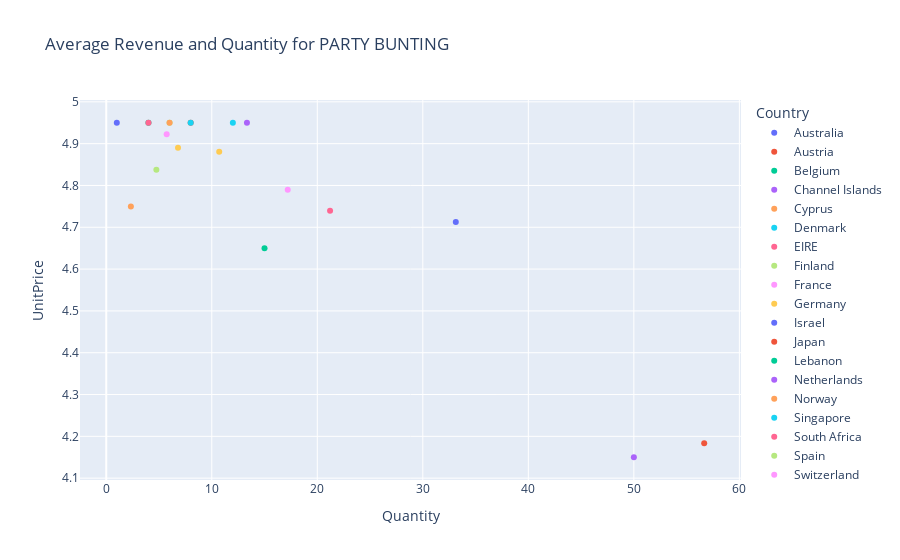

The code cell stored with this chart in its notebook:
### Code cell
fig = px.scatter(avg_filter, x="Quantity", y="UnitPrice", color="Country", title="Average Revenue and Quantity for PARTY BUNTING")
fig.show()

### Figure 1 — Plotly figure (JSON) as saved in the notebook; plotly's stock layout.template omitted (floating-point values rounded to 4 significant figures)
{"data": [{"hovertemplate": "Country=Australia<br>Quantity=%{x}<br>UnitPrice=%{y}<extra></extra>", "legendgroup": "Australia", "marker": {"color": "#636efa", "symbol": "circle"}, "mode": "markers", "name": "Australia", "orientation": "v", "showlegend": true, "type": "scatter", "x": [33.12], "xaxis": "x", "y": [4.713], "yaxis": "y"}, {"hovertemplate": "Country=Austria<br>Quantity=%{x}<br>UnitPrice=%{y}<extra></extra>", "legendgroup": "Austria", "marker": {"color": "#EF553B", "symbol": "circle"}, "mode": "markers", "name": "Austria", "orientation": "v", "showlegend": true, "type": "scatter", "x": [8.0], "xaxis": "x", "y": [4.95], "yaxis": "y"}, {"hovertemplate": "Country=Belgium<br>Quantity=%{x}<br>UnitPrice=%{y}<extra></extra>", "legendgroup": "Belgium", "marker": {"color": "#00cc96", "symbol": "circle"}, "mode": "markers", "name": "Belgium", "orientation": "v", "showlegend": true, "type": "scatter", "x": [4.0], "xaxis": "x", "y": [4.95], "yaxis": "y"}, {"hovertemplate": "Country=Channel Islands<br>Quantity=%{x}<br>UnitPrice=%{y}<extra></extra>", "legendgroup": "Channel Islands", "marker": {"color": "#ab63fa", "symbol": "circle"}, "mode": "markers", "name": "Channel Islands", "orientation": "v", "showlegend": true, "type": "scatter", "x": [13.33], "xaxis": "x", "y": [4.95], "yaxis": "y"}, {"hovertemplate": "Country=Cyprus<br>Quantity=%{x}<br>UnitPrice=%{y}<extra></extra>", "legendgroup": "Cyprus", "marker": {"color": "#FFA15A", "symbol": "circle"}, "mode": "markers", "name": "Cyprus", "orientation": "v", "showlegend": true, "type": "scatter", "x": [2.333], "xaxis": "x", "y": [4.75], "yaxis": "y"}, {"hovertemplate": "Country=Denmark<br>Quantity=%{x}<br>UnitPrice=%{y}<extra></extra>", "legendgroup": "Denmark", "marker": {"color": "#19d3f3", "symbol": "circle"}, "mode": "markers", "name": "Denmark", "orientation": "v", "showlegend": true, "type": "scatter", "x": [12.0], "xaxis": "x", "y": [4.95], "yaxis": "y"}, {"hovertemplate": "Country=EIRE<br>Quantity=%{x}<br>UnitPrice=%{y}<extra></extra>", "legendgroup": "EIRE", "marker": {"color": "#FF6692", "symbol": "circle"}, "mode": "markers", "name": "EIRE", "orientation": "v", "showlegend": true, "type": "scatter", "x": [21.21], "xaxis": "x", "y": [4.739], "yaxis": "y"}, {"hovertemplate": "Country=Finland<br>Quantity=%{x}<br>UnitPrice=%{y}<extra></extra>", "legendgroup": "Finland", "marker": {"color": "#B6E880", "symbol": "circle"}, "mode": "markers", "name": "Finland", "orientation": "v", "showlegend": true, "type": "scatter", "x": [6.0], "xaxis": "x", "y": [4.95], "yaxis": "y"}, {"hovertemplate": "Country=France<br>Quantity=%{x}<br>UnitPrice=%{y}<extra></extra>", "legendgroup": "France", "marker": {"color": "#FF97FF", "symbol": "circle"}, "mode": "markers", "name": "France", "orientation": "v", "showlegend": true, "type": "scatter", "x": [5.727], "xaxis": "x", "y": [4.923], "yaxis": "y"}, {"hovertemplate": "Country=Germany<br>Quantity=%{x}<br>UnitPrice=%{y}<extra></extra>", "legendgroup": "Germany", "marker": {"color": "#FECB52", "symbol": "circle"}, "mode": "markers", "name": "Germany", "orientation": "v", "showlegend": true, "type": "scatter", "x": [6.8], "xaxis": "x", "y": [4.89], "yaxis": "y"}, {"hovertemplate": "Country=Israel<br>Quantity=%{x}<br>UnitPrice=%{y}<extra></extra>", "legendgroup": "Israel", "marker": {"color": "#636efa", "symbol": "circle"}, "mode": "markers", "name": "Israel", "orientation": "v", "showlegend": true, "type": "scatter", "x": [1.0], "xaxis": "x", "y": [4.95], "yaxis": "y"}, {"hovertemplate": "Country=Japan<br>Quantity=%{x}<br>UnitPrice=%{y}<extra></extra>", "legendgroup": "Japan", "marker": {"color": "#EF553B", "symbol": "circle"}, "mode": "markers", "name": "Japan", "orientation": "v", "showlegend": true, "type": "scatter", "x": [56.67], "xaxis": "x", "y": [4.183], "yaxis": "y"}, {"hovertemplate": "Country=Lebanon<br>Quantity=%{x}<br>UnitPrice=%{y}<extra></extra>", "legendgroup": "Lebanon", "marker": {"color": "#00cc96", "symbol": "circle"}, "mode": "markers", "name": "Lebanon", "orientation": "v", "showlegend": true, "type": "scatter", "x": [15.0], "xaxis": "x", "y": [4.65], "yaxis": "y"}, {"hovertemplate": "Country=Netherlands<br>Quantity=%{x}<br>UnitPrice=%{y}<extra></extra>", "legendgroup": "Netherlands", "marker": {"color": "#ab63fa", "symbol": "circle"}, "mode": "markers", "name": "Netherlands", "orientation": "v", "showlegend": true, "type": "scatter", "x": [50.0], "xaxis": "x", "y": [4.15], "yaxis": "y"}, {"hovertemplate": "Country=Norway<br>Quantity=%{x}<br>UnitPrice=%{y}<extra></extra>", "legendgroup": "Norway", "marker": {"color": "#FFA15A", "symbol": "circle"}, "mode": "markers", "name": "Norway", "orientation": "v", "showlegend": true, "type": "scatter", "x": [6.0], "xaxis": "x", "y": [4.95], "yaxis": "y"}, {"hovertemplate": "Country=Singapore<br>Quantity=%{x}<br>UnitPrice=%{y}<extra></extra>", "legendgroup": "Singapore", "marker": {"color": "#19d3f3", "symbol": "circle"}, "mode": "markers", "name": "Singapore", "orientation": "v", "showlegend": true, "type": "scatter", "x": [8.0], "xaxis": "x", "y": [4.95], "yaxis": "y"}, {"hovertemplate": "Country=South Africa<br>Quantity=%{x}<br>UnitPrice=%{y}<extra></extra>", "legendgroup": "South Africa", "marker": {"color": "#FF6692", "symbol": "circle"}, "mode": "markers", "name": "South Africa", "orientation": "v", "showlegend": true, "type": "scatter", "x": [4.0], "xaxis": "x", "y": [4.95], "yaxis": "y"}, {"hovertemplate": "Country=Spain<br>Quantity=%{x}<br>UnitPrice=%{y}<extra></extra>", "legendgroup": "Spain", "marker": {"color": "#B6E880", "symbol": "circle"}, "mode": "markers", "name": "Spain", "orientation": "v", "showlegend": true, "type": "scatter", "x": [4.75], "xaxis": "x", "y": [4.838], "yaxis": "y"}, {"hovertemplate": "Country=Switzerland<br>Quantity=%{x}<br>UnitPrice=%{y}<extra></extra>", "legendgroup": "Switzerland", "marker": {"color": "#FF97FF", "symbol": "circle"}, "mode": "markers", "name": "Switzerland", "orientation": "v", "showlegend": true, "type": "scatter", "x": [17.2], "xaxis": "x", "y": [4.79], "yaxis": "y"}, {"hovertemplate": "Country=United Kingdom<br>Quantity=%{x}<br>UnitPrice=%{y}<extra></extra>", "legendgroup": "United Kingdom", "marker": {"color": "#FECB52", "symbol": "circle"}, "mode": "markers", "name": "United Kingdom", "orientation": "v", "showlegend": true, "type": "scatter", "x": [10.71], "xaxis": "x", "y": [4.881], "yaxis": "y"}], "layout": {"legend": {"title": {"text": "Country"}, "tracegroupgap": 0}, "title": {"text": "Average Revenue and Quantity for PARTY BUNTING"}, "xaxis": {"anchor": "y", "domain": [0, 1], "title": {"text": "Quantity"}}, "yaxis": {"anchor": "x", "domain": [0, 1], "title": {"text": "UnitPrice"}}}}
